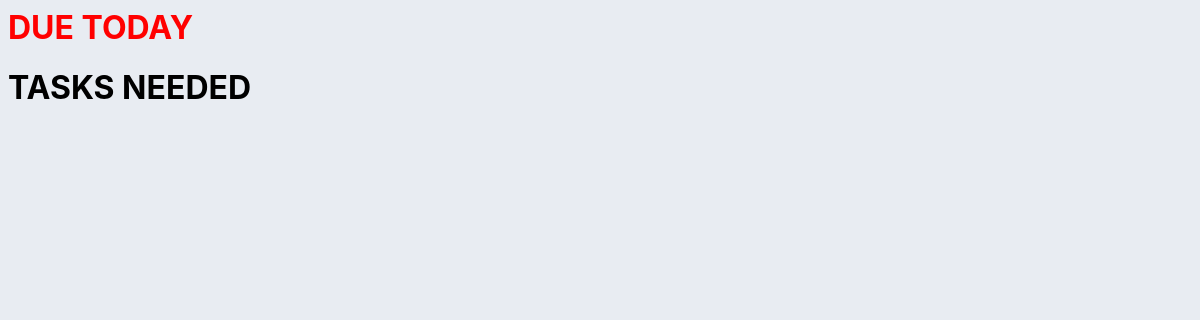
Before: /oddjob/ with the older database file.
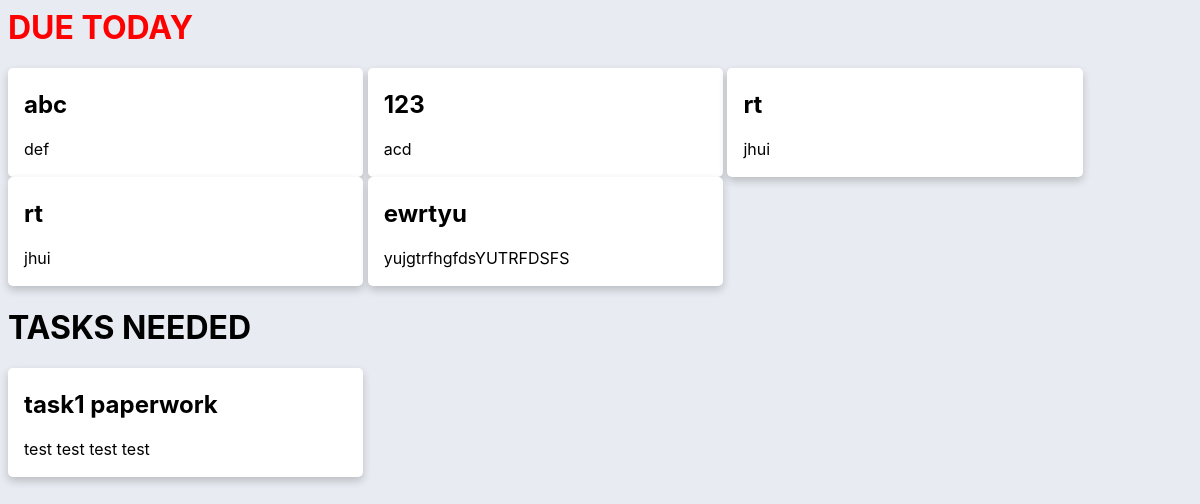
After: the same page with the newer database file.
### oddjob/models.py (models this page shows, shortened)
class Job(models.Model):
    title = models.CharField(max_length=150, null=True, blank=True)
    description = models.CharField(max_length=500, null=True, blank=True)
    originUser = models.ForeignKey(UserProfile, on_delete=models.CASCADE, related_name='originUser', null=True, blank=True)
    contributors = models.ManyToManyField(UserProfile, related_name='contributors', null=True, blank=True)
    datePosted = models.DateTimeField(null=True, blank=True)
    dateDue = models.DateTimeField(null=True, blank=True)
    numHelperRequested = models.IntegerField(null=True, blank=True)
    tags = models.ManyToManyField(Tag, null=True, blank=True)
    taskDuration = models.DurationField(null=True, blank=True)

### oddjob/views.py (the view)
# urls.py: path('', views.index, name='index'),
def index(request):
    jobList = Job.objects.order_by('-datePosted')
    context = {'jobList':jobList}
    return render(request,'oddjob/index.html',context)

### oddjob/templates/oddjob/index.html (shortened to what this page needs)
<html>
{% load static %}
<link rel="stylesheet" type="text/css" href="{% static 'oddjob/style.css' %}">
<head>
</head>
<body style="background-color:#E8ECF2">
<h1 style="color:red;">DUE TODAY</h1>
{% if jobList %}
    {% for job in jobList %}
		{% now "Y-m-d" as todays_date %}
		{% if todays_date >= job.dateDue|date:"Y-m-d" %}
			<div class="card" style="background-color:White" onclick="location.href='/oddjob/{{ job.id }}/';">
				<div class="container">
					<h2>{{ job.title }}</h2>
					<p>{{job.description}}</p>
				</div>
			</div>
		{% endif %}
    {% endfor %}
{% endif %}
<h1>TASKS NEEDED</h1>
    {% for job in jobList %}
		{% now "Y-m-d" as todays_date %}
		{% if todays_date < job.dateDue|date:"Y-m-d" %}
			<div class="card" style="background-color:White" onclick="location.href='/oddjob/{{ job.id }}/';">
				<div class="container">
					<h2>{{ job.title }}</h2>
					<p>{{job.description}}</p>
				</div>
			</div>
		{% endif %}
    {% endfor %}
</body>
</html>

### oddjob/static/oddjob/style.css (style rules this page uses)
.card { box-shadow: 0 4px 8px 0 rgba(0,0,0,0.2); transition: 0.3s; width: 30%; border-radius: 5px; display:inline-block; }
.container { padding: 2px 16px; }
body { font-family: -apple-system, BlinkMacSystemFont, 'Segoe UI', Roboto, Oxygen, Ubuntu, Cantarell, 'Open Sans', 'Helvetica Neue', sans-serif; font-size: 16px; color: #1A1A1A, 100%; }

Changed rows visible on the page:
added Job: title "abc", description "def", shown under "DUE TODAY"
added Job: title "123", description "acd", shown under "DUE TODAY"
added Job: title "rt", description "jhui", shown under "DUE TODAY"
added Job: title "rt", description "jhui", shown under "DUE TODAY"
added Job: title "ewrtyu", description "yujgtrfhgfdsYUTRFDSFS", shown under "DUE TODAY"
added Job: title "task1 paperwork", description "test test test test", shown under "TASKS NEEDED"
